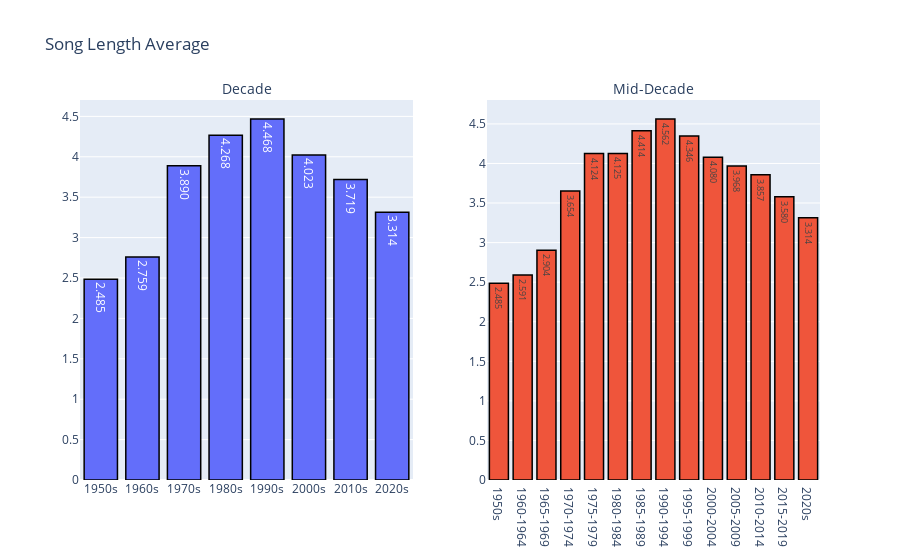

Notebook cell for this chart:
### Code cell
decade_avg_plot("length")

### Figure 1 — Plotly figure (JSON) as saved in the notebook; plotly's stock layout.template omitted (floating-point values rounded to 4 significant figures)
{"data": [{"hovertemplate": "<b>Years<b>:%{x}<br><b>Average<b>: %{y:.3f}<br><extra></extra>", "marker": {"line": {"color": "black", "width": 1.5}}, "text": [2.485, 2.759, 3.89, 4.268, 4.468, 4.023, 3.719, 3.314], "texttemplate": "%{text:.3f}", "type": "bar", "x": ["1950s", "1960s", "1970s", "1980s", "1990s", "2000s", "2010s", "2020s"], "xaxis": "x", "y": [2.485, 2.759, 3.89, 4.268, 4.468, 4.023, 3.719, 3.314], "yaxis": "y"}, {"hovertemplate": "<b>Years<b>:%{x}<br><b>Average<b>: %{y:.3f}<br><extra></extra>", "marker": {"line": {"color": "black", "width": 1.5}}, "text": [2.485, 2.591, 2.904, 3.654, 4.124, 4.125, 4.414, 4.562, 4.346, 4.08, 3.968, 3.857, 3.58, 3.314], "texttemplate": "%{text:.3f}", "type": "bar", "x": ["1950s", "1960-1964", "1965-1969", "1970-1974", "1975-1979", "1980-1984", "1985-1989", "1990-1994", "1995-1999", "2000-2004", "2005-2009", "2010-2014", "2015-2019", "2020s"], "xaxis": "x2", "y": [2.485, 2.591, 2.904, 3.654, 4.124, 4.125, 4.414, 4.562, 4.346, 4.08, 3.968, 3.857, 3.58, 3.314], "yaxis": "y2"}], "layout": {"annotations": [{"font": {"size": 14}, "showarrow": false, "text": "Decade", "x": 0.225, "xanchor": "center", "xref": "paper", "y": 1, "yanchor": "bottom", "yref": "paper"}, {"font": {"size": 14}, "showarrow": false, "text": "Mid-Decade", "x": 0.775, "xanchor": "center", "xref": "paper", "y": 1, "yanchor": "bottom", "yref": "paper"}], "autosize": true, "showlegend": false, "title": {"text": "Song Length Average"}, "xaxis": {"anchor": "y", "autorange": true, "domain": [0, 0.45], "range": [-0.5, 7.5], "type": "category"}, "xaxis2": {"anchor": "y2", "autorange": true, "domain": [0.55, 1], "range": [-0.5, 13.5], "type": "category"}, "yaxis": {"anchor": "x", "autorange": true, "domain": [0, 1], "range": [0, 4.703], "type": "linear"}, "yaxis2": {"anchor": "x2", "autorange": true, "domain": [0, 1], "range": [0, 4.802], "type": "linear"}}}
